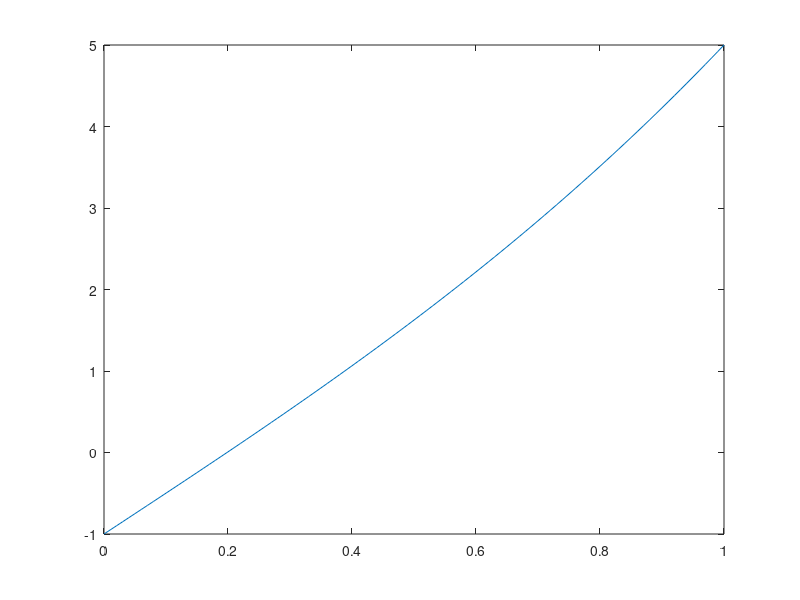

Here is the MATLAB script that generated this plot:
f = @(x)x.^3 + 5*x - 1;

x=0:0.01:1;

plot(x, f(x));

a=0;
b=1;

eps= 0.01;

while abs(b-a)>eps
    x0=(a+b)/2
    if(f(a)*f((a+b)/2) < 0)
        b=(a+b)/2;
    elseif(f(b)* f((a+b)/2) < 0)
        a=(a+b)/2;
    else
        a=b;
    end
end


f = @(x)x.^3 + 5*x - 1;

x=0:0.01:1;

plot(x, f(x));


df = @(x) 3*x.^2 + 5;
x0 = 1;

eps = 0.001;

for i = 1:100
    fk = f(x0);
    dfk = df(x0);
    x1 = x0 - fk/dfk;
    if abs(x1-x0) < eps
        break;
    end
    x0 = x1
end


        